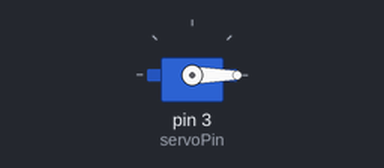
The sketch below on a simulated Arduino Uno, built with avr-gcc and run on an emulated ATmega328P. Parts: servo.

Above: at 0.05 s.
At 20.15 s:
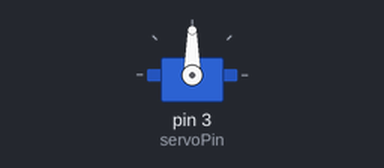
Timing chart, 0 to 26.2 s (numbered marks = the images above):
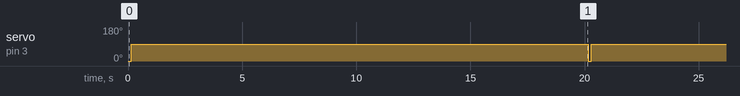

Measured:
- by itself, servo on pin 3 (servoPin): alternates 90° for 20.0 s and 0° for 0.15 s

The sketch:

servo.ino
```cpp
//Automatic Food Drop to Sustain Food

#include <Servo.h>

// Declare the Servo pin
int servoPin = 3;
// Create a servo object
Servo Servo1;

void setup() {
  // We need to attach the servo to the used pin number
  Servo1.attach(servoPin);
}

void loop(){
  // Make servo go to 0 degrees
  Servo1.write(0);
  delay(150);
  // Make servo go to 90 degrees
  Servo1.write(90);
  delay(20000);
}
```
